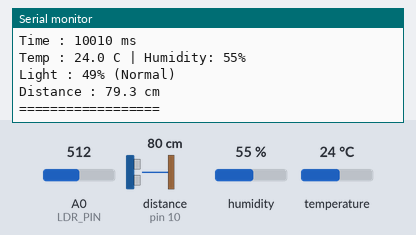
The sketch below on a simulated Arduino Uno, built with avr-gcc and run on an emulated ATmega328P. Parts: the last lines printed to the serial monitor. The inputs (shaded band) are chosen by the test bench; at power-on: A0 (LDR_PIN) = 512, distance to the obstacle (sensor on pin 10) 80 cm, humidity 55 %, temperature 24 °C. The echo pulse lasts 58.3 µs per cm.

Above: at 10.8 s.
10.9 s: A0 (LDR_PIN) set to 716
At 16.1 s:
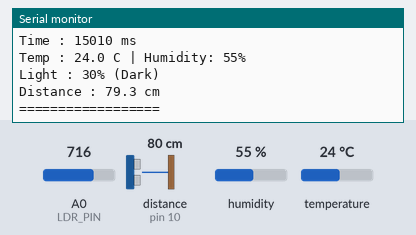
21.5 s: A0 (LDR_PIN) set to 306
At 26.2 s:
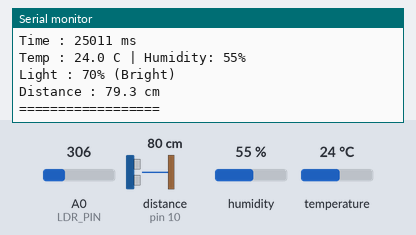
31.5 s: distance to the obstacle (sensor on pin 10) set to 2 cm
At 36.0 s:
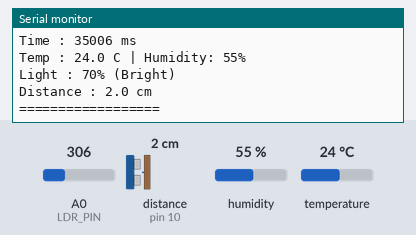
39.0 s: humidity set to 22 %
46.5 s: temperature set to 12 °C
54.0 s: distance to the obstacle (sensor on pin 10) set to 4 cm
At 56.0 s:
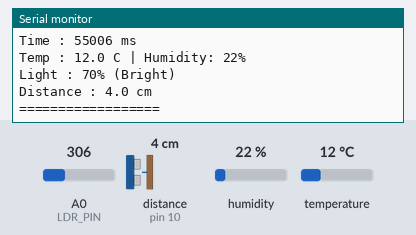
Timing chart, 0 to 57.5 s (numbered marks = the images above; inputs shaded):
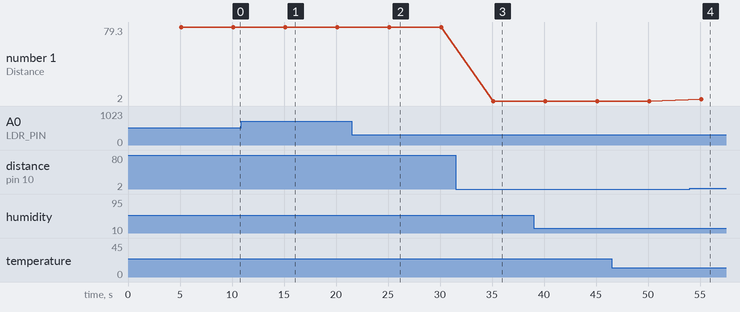

The sketch:

MSDL.ino
```cpp
/*
Project: Multi-Sensor Data Logger
Question: Q 24
Name: P Meet Kumar
Roll No.: IoT 009
File: Multi_Sensor_Data_Logger.ino

Description:
This project reads data simultaneously from a DHT11 sensor,
an LDR sensor, and an HC-SR04 ultrasonic sensor. Every
5 seconds, it logs temperature, humidity, light intensity,
and distance measurements in a structured format on the
Serial Monitor.
*/

#include <DHT.h>

// Pin Definitions
#define DHTPIN 7
#define DHTTYPE DHT22

#define LDR_PIN A0

#define TRIG_PIN 9
#define ECHO_PIN 10

// Create DHT Object
DHT dht(DHTPIN, DHTTYPE);

// Variables for millis() timing
unsigned long previousMillis = 0;
const unsigned long interval = 5000;

// Function to measure distance using HC-SR04
float getDistance() {

  digitalWrite(TRIG_PIN, LOW);
  delayMicroseconds(2);

  digitalWrite(TRIG_PIN, HIGH);
  delayMicroseconds(10);

  digitalWrite(TRIG_PIN, LOW);

  long duration = pulseIn(ECHO_PIN, HIGH, 30000);

  if (duration == 0) {
    return -1;
  }

  return (duration * 0.034) / 2.0;
}

// Arduino Setup
void setup() {

  Serial.begin(9600);

  dht.begin();

  pinMode(TRIG_PIN, OUTPUT);
  pinMode(ECHO_PIN, INPUT);
}

// Main Program
void loop() {

  // Execute every 5 seconds
  if (millis() - previousMillis >= interval) {

    previousMillis = millis();

    // Read DHT11 Sensor
    float temperature = dht.readTemperature();
    float humidity = dht.readHumidity();

    // Read LDR Sensor
    int ldrRaw = analogRead(LDR_PIN);

    // Convert LDR value into percentage
    int lightPercent = map(ldrRaw, 1023, 0, 0, 100);
    lightPercent = constrain(lightPercent, 0, 100);

    // Determine light condition
    String lightStatus;

    if (lightPercent >= 70) {
      lightStatus = "Bright";
    }
    else if (lightPercent >= 40) {
      lightStatus = "Normal";
    }
    else {
      lightStatus = "Dark";
    }

    // Read ultrasonic sensor
    float distance = getDistance();

    // Display structured sensor log
    Serial.println("=== SENSOR LOG ===");

    Serial.print("Time : ");
    Serial.print(millis());
    Serial.println(" ms");

    Serial.print("Temp : ");

    if (isnan(temperature))
      Serial.print("N/A");
    else
      Serial.print(temperature, 1);

    Serial.print(" C | Humidity: ");

    if (isnan(humidity))
      Serial.print("N/A");
    else
      Serial.print(humidity, 0);

    Serial.println("%");

    Serial.print("Light : ");
    Serial.print(lightPercent);
    Serial.print("% (");
    Serial.print(lightStatus);
    Serial.println(")");

    Serial.print("Distance : ");

    if (distance < 0) {
      Serial.println("Out of Range");
    }
    else {
      Serial.print(distance, 1);
      Serial.println(" cm");
    }

    Serial.println("==================");
    Serial.println();
  }
}
```

Measured:
- after the input at 10.9 s, the serial monitor: prints a new line after 4.2 s (image 1)
- after the input at 21.5 s, the serial monitor: prints a new line after 3.6 s (image 2)
- after the input at 31.5 s, the serial monitor: prints a new line after 3.5 s (image 3)
- after the input at 54.0 s, the serial monitor: prints a new line after 1.1 s (image 4)
- plotted number 1: 79.3 → 2 after the input at 31.5 s, 2 → 4 after the input at 54.0 s
